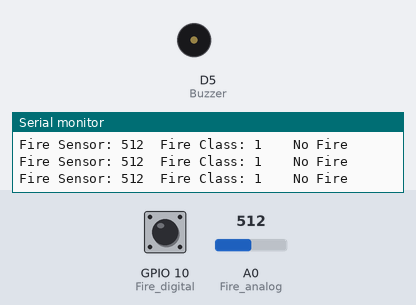
Simulated run of this sketch. Board: ESP8266 (NodeMCU). Parts: buzzer (waves = sounding, pin HIGH), the last lines printed to the serial monitor. The inputs (shaded band) are chosen by the test bench; at power-on: A0 (Fire_analog) = 512, GPIO 10 (Fire_digital) HIGH. WiFi joins after 1.5 s; servers stay silent unless stated.

Above: at 3.0 s.
3.1 s: A0 (Fire_analog) set to 105
4.6 s: A0 (Fire_analog) set to 91
At 5.4 s:
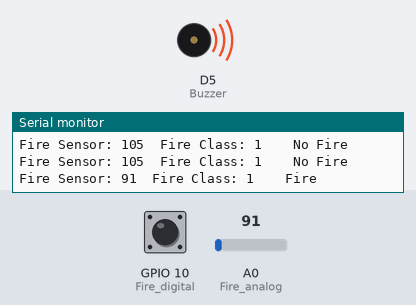
7.6 s: A0 (Fire_analog) set to 110
At 8.1 s:
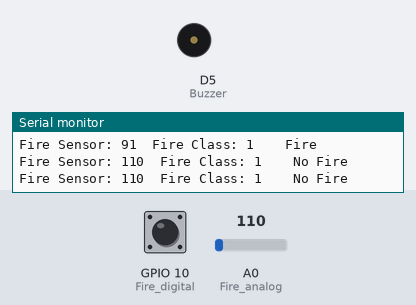
9.3 s: A0 (Fire_analog) set to 90
At 9.6 s:
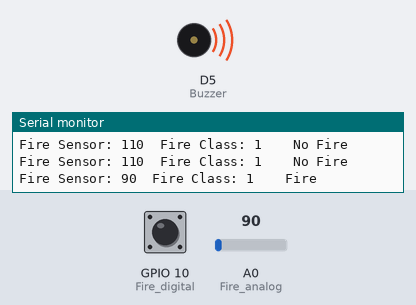
Timing chart, 0 to 13.3 s (numbered marks = the images above; inputs shaded):
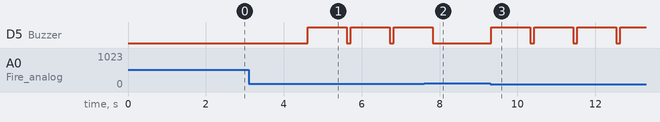

Measured:
- the behaviour switches between 100 and 99 on A0 (Fire_analog) (found by bisection; images 0 and 1)
- after the input at 4.6 s, D5 (Buzzer): alternates HIGH for 1.0 s and LOW for 0.10 s, starting at once
- after the input at 7.6 s, D5 (Buzzer): goes on until 7.8 s, then stays LOW
- after the input at 9.3 s, D5 (Buzzer): alternates HIGH for 1.0 s and LOW for 0.10 s, starting at once

The sketch:

Fire_Sensor.ino
```cpp
#define BLYNK_TEMPLATE_ID "TMPLnLdAwkxT"
#define BLYNK_TEMPLATE_NAME "Temperature Control Fan"
#define BLYNK_AUTH_TOKEN "ssPeLh3IDYuoOylxG_4FLAjF4_R3-u8u"

#define BLYNK_PRINT Serial

#include <ESP8266WiFi.h>
#include <BlynkSimpleEsp8266.h>
#define Buzzer D5
#define Fire_analog A0
#define Fire_digital 10

char auth[] = BLYNK_AUTH_TOKEN;
char ssid[] = "Redmi Note 9 Pro Max";
char pass[] = "12345678";

void setup() {
  Serial.begin(115200);
  pinMode(Buzzer, OUTPUT);
  pinMode(Fire_digital, INPUT);
  Blynk.begin(auth, ssid , pass );
}
void loop() {
  Blynk.run();
  int firesensorAnalog = analogRead(Fire_analog);
  int firesensorDigital = digitalRead(Fire_digital);

  Serial.print("Fire Sensor: ");
  Serial.print(firesensorAnalog);
  Serial.print("\t");
  Serial.print("Fire Class: ");
  Serial.print(firesensorDigital);
  Serial.print("\t");
  Serial.print("\t");

  if (firesensorAnalog < 100) {
    Serial.println("Fire");
    digitalWrite (Buzzer, HIGH) ; //send tone
    delay(1000);
    digitalWrite (Buzzer, LOW) ;  //no tone
    Blynk.logEvent("fire_alert","Fire Detected Take Necessary Actions");
  }
  else {
    Serial.println("No Fire");
  }
  delay(100);
}
```
